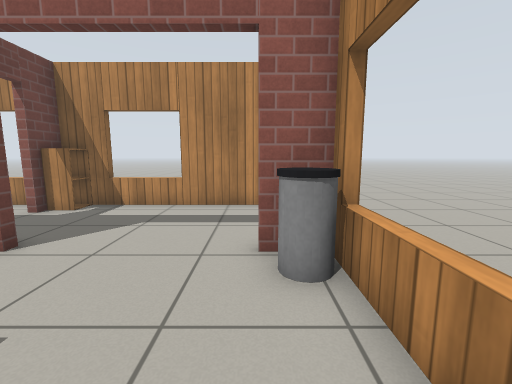
View 1 (above)

17 first-person views from a walk through a Gazebo world. The camera is 0.9 m above the floor, tilts 8° down and sees 90° across. The floor is counted in squares, 0.5 m on a side. Each view is taken from the middle of a square. On the plan, view 1 faces up. The plan holds only what a view shows up to about 15 squares ahead; the rest is blank. The robots in the file are not drawn. Simple patterns stand in for the simulator's built-in surfaces. Simple shapes stand in for some stock models.

View 2
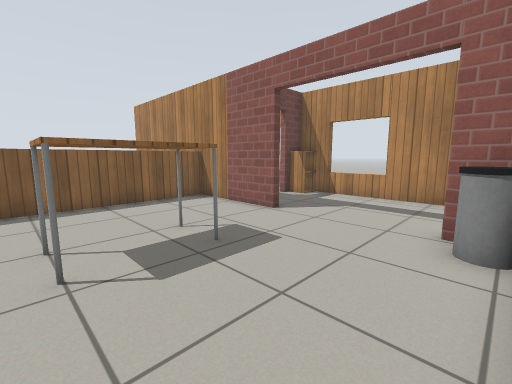

View 3
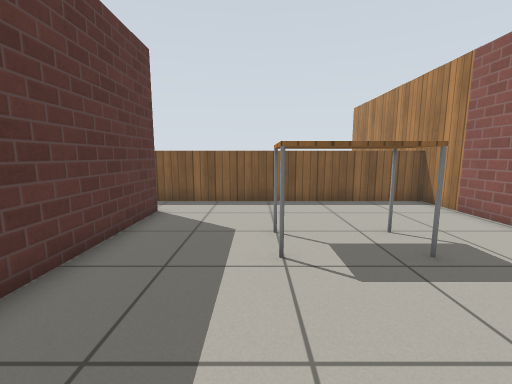

View 4
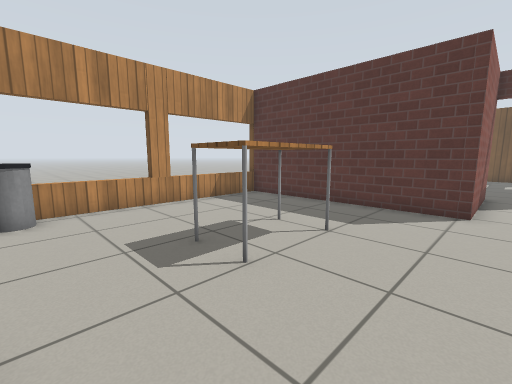

View 5
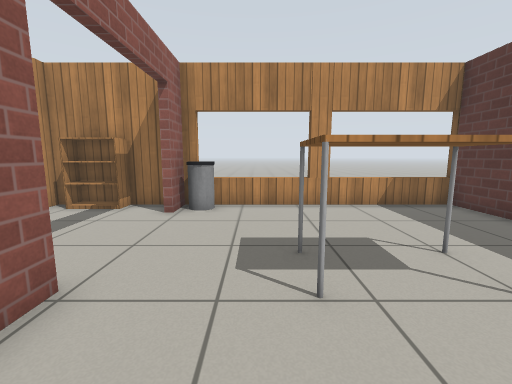

View 6
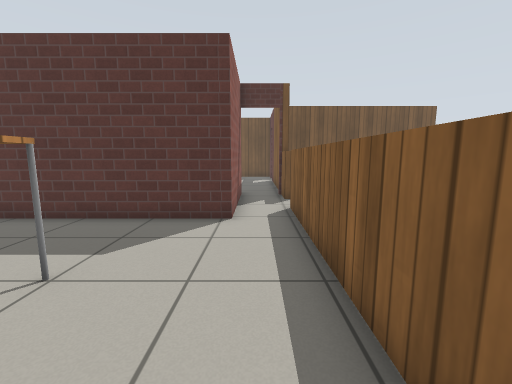

View 7
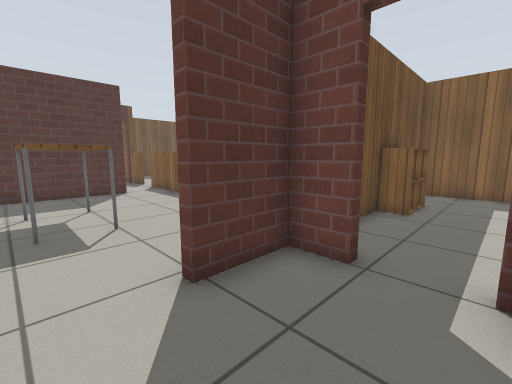

View 8
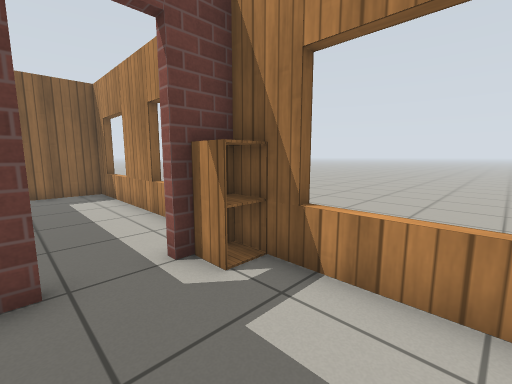

View 9
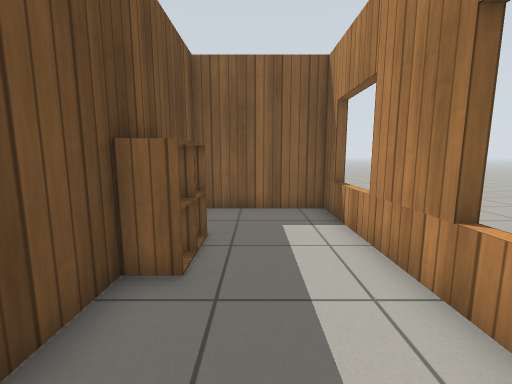

View 10
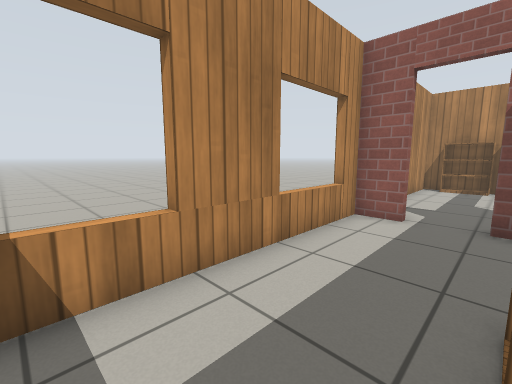

View 11
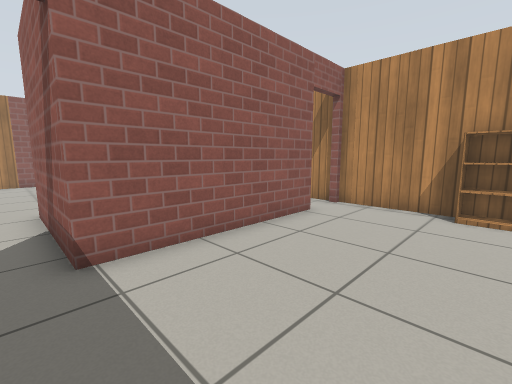

View 12
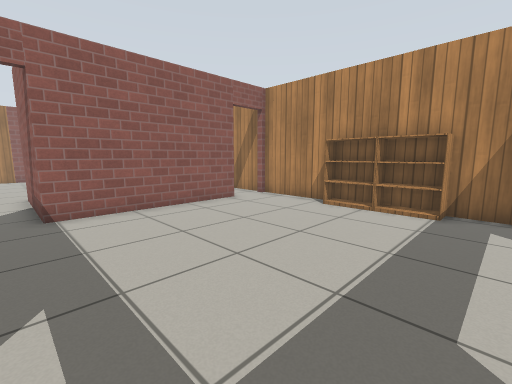

View 13
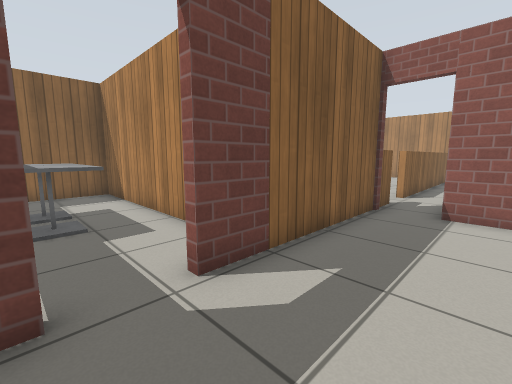

View 14
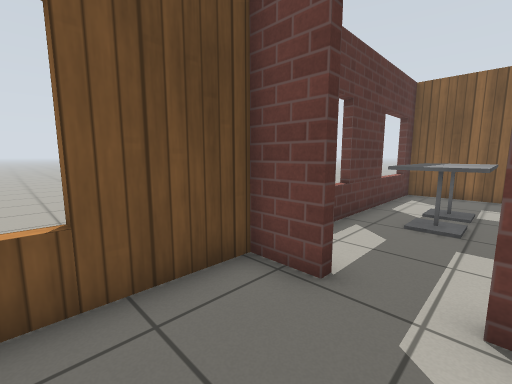

View 15
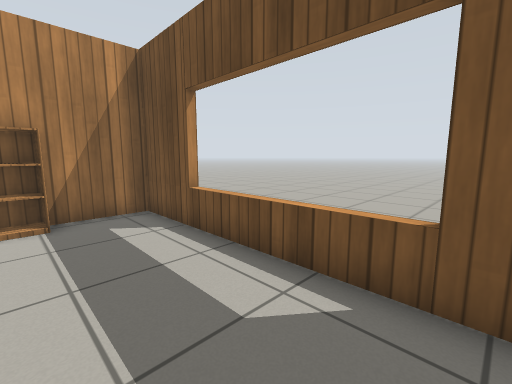

View 16
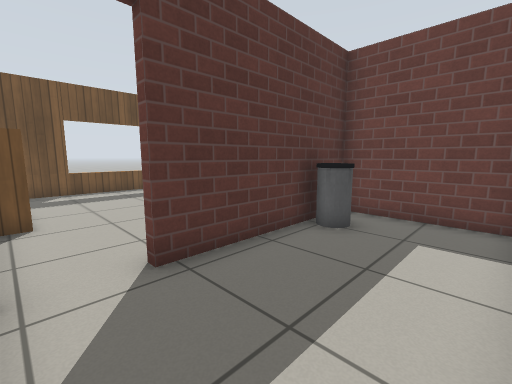

View 17
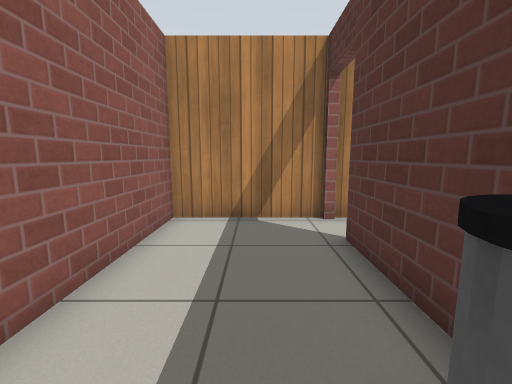

### Floor plan
Points are (right, up) in squares from view 1. A wall is a line through its corners. A room is listed if a view was taken in it or the views show most of it. See-through windows are left out.
Room 1 (views 1, 2, 3, 4, 5, 6)
walls: (-4.7, 4.7) (-9.1, 4.7); (1.4, -5.4) (1.4, 4.7) (0, 4.7); (-9.2, -8.5) (-9.2, -10); (-7.3, -10.3) (-7.3, -5.2) (1.7, -5.2)
low walls: (-9.2, 4.8) (-9.2, -6.9)
ways out: open door at (-2, 5) to room 2; opening at (-9, -8)
objects: table (-5, -1) to (-4, 1); bin (1, 4)
Room 2 (views 7, 8)
walls: (-5.4, 9.8) (-5.4, 9.3); (-7, 8.5) (-7, 8); (-7, 6.2) (-7, 5) (-4.7, 5); (1.4, 5.4) (1.4, 9.4) (-5.5, 9.4)
ways out: open door at (-2, 5) to room 1; open door at (-7, 7.5) to room 3
objects: cabinet (-7, 9) to (-6, 9); bookshelf (1, 7) to (1, 8)
Room 3 (views 9, 10)
walls: (-11.5, 5) (-9.7, 5); (-13.2, 9.3) (-13.2, 9.8); (-11, 9.8) (-11, 9.3); (-8.1, 9.3) (-8.1, 9.8); (-15.6, 9.8) (-15.6, 9.3); (-7.3, 8) (-7.3, 8.5); (-7.5, 9.4) (-16.7, 9.4) (-16.7, 5) (-13.4, 5)
ways out: open door at (-7, 7.5) to room 2
objects: cabinet (-13, 5) to (-13, 6); cabinet (-12, 5) to (-12, 6)
Room 4 (views 11, 12, 13, 14, 15)
walls: (-0.6, -10.3) (-7.3, -10.3); (-9.2, -18.8) (-9.2, -20.3) (1.4, -20.3) (1.4, -10.2); (-9.2, -10) (-9.2, -17.1)
ways out: open door at (0.5, -10) to room 5; open door at (-9, -17.5) to room 6; open door at (-8.5, -10)
objects: bookshelf (1, -17) to (1, -16); bookshelf (1, -15) to (1, -14)
Room 5 (views 16, 17)
walls: (-7, -5.9) (-7, -9.9) (-0.6, -9.9); (1.4, -10) (1.4, -5.6) (-3.8, -5.6)
ways out: open door at (0.5, -10) to room 4
objects: bin (-5, -9)
Room 6 (no view inside)
walls: (-12.3, -15.4) (-19.4, -15.4) (-19.4, -20.3) (-12.4, -20.3)
ways out: open door at (-9, -17.5) to room 4
objects: cafe table (-16, -19) to (-15, -18); cafe table (-14, -19) to (-13, -18)

Where each view was taken, in squares from view 1:
view 1: 0 up, 0 right, facing up
view 2: 2 down, 1 right, facing up-left
view 3: 2 down, 1 right, facing left
view 4: 4 up, 8 left, facing down-right
view 5: 2 up, 8 left, facing right
view 6: 2 up, 8 left, facing down
view 7: 8 up, 3 left, facing down-left
view 8: 6 up, 3 left, facing up-left
view 9: 7 up, 8 left, facing left
view 10: 6 up, 15 left, facing up-right
view 11: 15 down, 8 left, facing up-right
view 12: 19 down, 8 left, facing up-right
view 13: 19 down, 6 left, facing up-left
view 14: 17 down, 6 left, facing down-left
view 15: 17 down, 7 left, facing down-right
view 16: 6 down, 1 right, facing down-left
view 17: 8 down, 6 left, facing right
